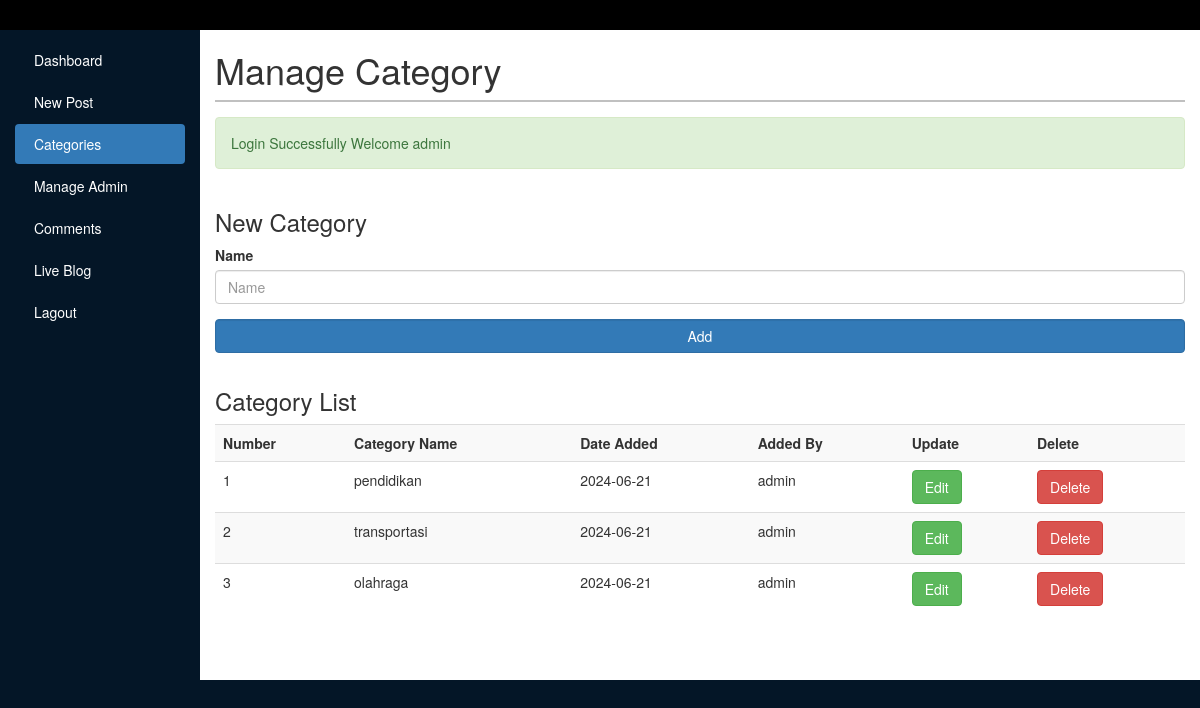
/Categories.php (signed in), run on the app's committed database.
### tables this page shows
CREATE TABLE `cms_category` (
  `cat_id` int(11) NOT NULL,
  `cat_datetime` date NOT NULL,
  `cat_name` varchar(50) NOT NULL,
  `cat_creator` varchar(50) NOT NULL
);

### Include/functions.php (called while the page is built, shortened)
<?php
require_once('Database.php');
function Query ($query) {
	global $con;
	try {
		$exec = mysqli_query($con,$query) or die(mysqli_error($con));
		if($exec) {
			return $exec;
		}
	}catch (Exception $e) {
		echo $e->getMessage();
	}
	return false;
}
?>

### Categories.php (the view, shortened to what this page needs)
<?php require_once ('Include/Sessions.php'); ?>
<?php require_once ('Include/functions.php') ?>
<!DOCTYPE html>
<html>
<head>
	<link rel="stylesheet" type="text/css" href="bootstrap/css/bootstrap.min.css">
	<link rel="stylesheet" type="text/css" href="Assets/style.css">
</head>
<body>
	<div class="heading">
	</div>
	<div class="container-fluid">
		<div class="main">
			<div class="row">
				<div class="col-sm-2">
					<ul id="side-menu" class="nav nav-pills nav-stacked">
						<li class=""><a href="Dashboard.php">
								<span=class="glyphicon glyphicon-th"></span>
								&nbsp;Dashboard</a></li>
						<li><a href="NewPost.php">
								<span=class="glyphicon glyphicon-list"></span>
								&nbsp;New Post</a></li>
						<li class="active"><a href="Categories.php">
								<span=class="glyphicon glyphicon-tags"></span>
								&nbsp;Categories</a></li>
						<li><a href="Admin.php">
								<span=class="glyphicon glyphicon-user"></span>
								&nbsp;Manage Admin</a></li>
						<li><a href="Dashboard.php">
								<span=class="glyphicon glyphicon-comment"></span>
								&nbsp;Comments</a></li>
						<li><a href="Blog.php">
								<span=class="glyphicon glyphicon-equalizer"></span>
								&nbsp;Live Blog</a></li>
						<li><a href="Lagout.php">
								<span=class="glyphicon glyphicon-log-out"></span>
								&nbsp;Lagout</a></li>
					</ul>
				</div>
				<div class="col-xs-10">
					<div class="page-title">
						<h1>Manage Category</h1>
					</div>
					<?php echo SuccessMessage(); ?>
					<div>
						<div class="row">
							<div class="col-md-12 ">
								<h3>New Category</h3>
								<form method="POST" action="Categories.php">
									<fieldset>
										<div class="form-group">
											<label for="cat_name">Name</label>
											<input class="form-control input-md" type="text" name="cat_name"
												placeholder="Name">
										</div>
										<div class="form-group">
											<input class="form-control btn btn-primary" type="submit"
												name="submit_category" value="Add">
										</div>
									</fieldset>
								</form>
							</div>
						</div>
						<div id="cat_table">
							<h3>Category List</h3>
							<table class="table table-striped table-hover">
								<tr>
									<th>Number</th>
									<th>Category Name</th>
									<th>Date Added</th>
									<th>Added By</th>
									<th>Update</th>
									<th>Delete</th>
								</tr>
								<?php
								$num = 1;
								$viewSql = "SELECT * FROM cms_category ORDER BY cat_id DESC";
								$exec = Query($viewSql);
								while ($data = mysqli_fetch_assoc($exec)) {
									$cat_id = $data['cat_id'];
									$cat_dateTime = $data['cat_datetime'];
									$cat_name = $data['cat_name'];
									$cat_creator = $data['cat_creator'];
									echo "<tr>
										<td>$num</td>
											<td>$cat_name</td>
											<td>$cat_dateTime</td>
											<td>$cat_creator</td>
											<td><input class='btn btn-success' type='button' name='update' value='Edit'></td>
											<td><a href='Categories.php?delete_attempt=$cat_id&name=$cat_name'><button class='btn btn-danger'>Delete</button></a></td>
										</tr>
									";
									$num++;
								}
								?>
							</table>
						</div>
					</div>
				</div>
			</div>
		</div>
	</div>
</body>
</html>

### Assets/style.css (style rules this page uses)
body { background: #041627; overflow-x: hidden; }
.heading { height: 50px; padding: 5px; background: black; padding-left: 25px; color: silver; }
.col-sm-2 { background: #041627; padding-top: 10px; }
.col-xs-10 { background: white !important; min-height: 650px; overflow: hidden; }
#side-menu li a { color: white; }
.page-title { border-bottom: solid 2px silver; margin-bottom: 15px; }
.main { margin-top : -20px; }

### data on the page
cms_category: cat_name "pendidikan", cat_datetime "2024-06-21", cat_creator "admin"
cms_category: cat_name "transportasi", cat_datetime "2024-06-21", cat_creator "admin"
cms_category: cat_name "olahraga", cat_datetime "2024-06-21", cat_creator "admin"

### other printed values
$_SESSION["successMessage"] "Login Successfully Welcome admin"
